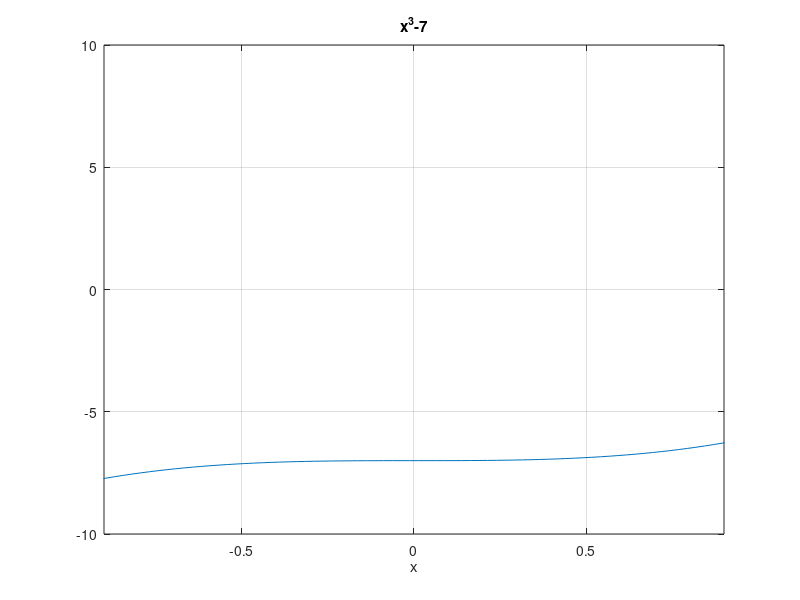

This chart was generated by the following MATLAB code:
clc,clear all, close all;

%input 
f=inline('x^3-7');
tol=0.01;maxit=25;
x1=4; x2=3; 


disp('  n        x1        x2         x3        Err') 
for i=1:maxit,
    if x1==x2
        r='failure'
        return
    end
    
    x(1)=x1;x(2)=x2;
    x(i+2)=x(i+1)-f(x(i+1))*(x(i+1)-x(i))/(f(x(i+1))-f(x(i)));%rumus sekan
            
    Err=(abs(x(i+2)-x(i+1))/x(i+2))*100;
    
    %waitforbuttonpress
    fprintf('%3i %11.5f%11.5f%11.5f%11.5f\n',i,x(i),x(i+1),x(i+2),Err)
    
    if f(x(i+2))==0
        break
        return
    end
    
    %Plot grafik
    ezplot(f)
    grid on
    hold all
    plot(x(i),f(x(i)),'b*','linewidth',2.5)
    xlim([-0.9 0.9])
    ylim([-10 10])
    grid on
    plot(x(i+1),f(x(i+1)),'b*','linewidth',2.5)
    plot(x(i+2),f(x(i+2)),'ro','MarkerFaceColor','r','linewidth',2.5)
    hold off
    
    if Err<tol,
       break
    end
    r=x(i+1);
end
r